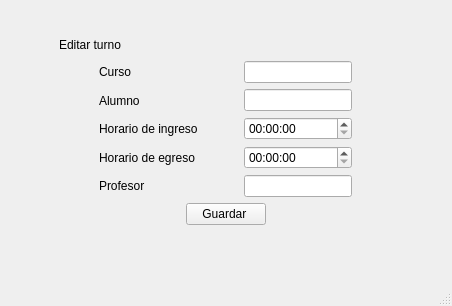
<?xml version="1.0" encoding="UTF-8"?>
<ui version="4.0">
 <class>MainWindow</class>
 <widget class="QMainWindow" name="MainWindow">
  <property name="geometry">
   <rect>
    <x>0</x>
    <y>0</y>
    <width>452</width>
    <height>306</height>
   </rect>
  </property>
  <property name="windowTitle">
   <string>MainWindow</string>
  </property>
  <widget class="QWidget" name="centralwidget">
   <widget class="QWidget" name="gridLayoutWidget">
    <property name="geometry">
     <rect>
      <x>0</x>
      <y>0</y>
      <width>451</width>
      <height>261</height>
     </rect>
    </property>
    <layout class="QGridLayout" name="gridLayout">
     <item row="1" column="2">
      <spacer name="horizontalSpacer_9">
       <property name="orientation">
        <enum>Qt::Horizontal</enum>
       </property>
       <property name="sizeHint" stdset="0">
        <size>
         <width>40</width>
         <height>20</height>
        </size>
       </property>
      </spacer>
     </item>
     <item row="1" column="0">
      <spacer name="horizontalSpacer_10">
       <property name="orientation">
        <enum>Qt::Horizontal</enum>
       </property>
       <property name="sizeHint" stdset="0">
        <size>
         <width>40</width>
         <height>20</height>
        </size>
       </property>
      </spacer>
     </item>
     <item row="1" column="1">
      <widget class="QLabel" name="label_6">
       <property name="styleSheet">
        <string notr="true">*{
    font-family: 'Oswald', sans-serif;
    font-weight: 400;
}

QMenuBar{
    background-color: #293045;
    padding: 0;    
    font-size: 14px;
    color:white;
}

QMenuBar:item{
    padding: 17px;
    border-radius: 10px;

}

QTableWidget{ 
    font-size:11pt;
    font-weight: 400;
}

QMenuBar:item:selected{
    background-color: #768AC5;
    color:black;
    border-radius: 5px;
    margin: 10px;
}

QMenu{
    background-color: #293045;

    color: white;
}

QMenu:item{
    padding: 5px;
    border-radius: 5px;
}

QMenu:item:selected{
    background-color: #768AC5;
    color:white;

}
Qmenu#icon{
   icon:size 40px; 
    
}


QRadioButton:indicator{
    border-style: solid;
    border-color:  #293045;
    border-radius: 6%;
    border-width:  2px;
    background-color: #BABFCE;
}
QRadioButton::indicator:checked{
    background-color: #768AC5;
}

#label{
    font-size: 35px;
}

#usuariosLabel{
    font-size: 14px;
}

#contraseALabel{
    font-size: 14px;
}

#usuariosLineEdit{
    width: 170px;
    height: 20px;
    border-radius: 10px;
}

#passwordLineEdit{
    width: 170px;
    height: 20px;
    border-radius: 10px;
}

#labelprofesores{
    font-size: 26px;
}

QLineEdit{
    border-radius: 5px;
    background-color: #BABFCE;
    
}

#title{
    width: 100px;
    height: 200px;
}



QPushButton{
    border-color:#293045;
    border-style: solid;
    border-width: 1px;
    border-radius: 6px;
    background-color: #293045;
    color:#ffffff;
    padding: 3px 8px;

}
QPushButton:hover{
    background-color:#768AC5;
    color:#293045;
}
QPushButton:pressed {
    background-color: #293045;

}

#pushButton_5{
    padding: 10px;
    background-color: #768AC5;
    border-radius: 15%;
}
#Label_6{
	font-size: 20px;
}</string>
       </property>
       <property name="text">
        <string>Editar turno</string>
       </property>
      </widget>
     </item>
     <item row="3" column="1">
      <layout class="QHBoxLayout" name="horizontalLayout_3">
       <item>
        <spacer name="horizontalSpacer_7">
         <property name="orientation">
          <enum>Qt::Horizontal</enum>
         </property>
         <property name="sizeHint" stdset="0">
          <size>
           <width>40</width>
           <height>20</height>
          </size>
         </property>
        </spacer>
       </item>
       <item>
        <widget class="QPushButton" name="pushButton">
         <property name="text">
          <string>Guardar </string>
         </property>
        </widget>
       </item>
       <item>
        <spacer name="horizontalSpacer_8">
         <property name="orientation">
          <enum>Qt::Horizontal</enum>
         </property>
         <property name="sizeHint" stdset="0">
          <size>
           <width>40</width>
           <height>20</height>
          </size>
         </property>
        </spacer>
       </item>
      </layout>
     </item>
     <item row="4" column="1">
      <spacer name="verticalSpacer_3">
       <property name="orientation">
        <enum>Qt::Vertical</enum>
       </property>
       <property name="sizeHint" stdset="0">
        <size>
         <width>20</width>
         <height>40</height>
        </size>
       </property>
      </spacer>
     </item>
     <item row="2" column="1">
      <layout class="QHBoxLayout" name="horizontalLayout_2">
       <item>
        <spacer name="horizontalSpacer_4">
         <property name="orientation">
          <enum>Qt::Horizontal</enum>
         </property>
         <property name="sizeHint" stdset="0">
          <size>
           <width>40</width>
           <height>20</height>
          </size>
         </property>
        </spacer>
       </item>
       <item>
        <layout class="QVBoxLayout" name="verticalLayout_2">
         <item>
          <widget class="QLabel" name="label_7">
           <property name="text">
            <string>Curso</string>
           </property>
          </widget>
         </item>
         <item>
          <widget class="QLabel" name="label_8">
           <property name="text">
            <string>Alumno</string>
           </property>
          </widget>
         </item>
         <item>
          <widget class="QLabel" name="label_9">
           <property name="text">
            <string>Horario de ingreso</string>
           </property>
          </widget>
         </item>
         <item>
          <widget class="QLabel" name="label">
           <property name="text">
            <string>Horario de egreso</string>
           </property>
          </widget>
         </item>
         <item>
          <widget class="QLabel" name="label_11">
           <property name="text">
            <string>Profesor</string>
           </property>
          </widget>
         </item>
        </layout>
       </item>
       <item>
        <spacer name="horizontalSpacer_5">
         <property name="orientation">
          <enum>Qt::Horizontal</enum>
         </property>
         <property name="sizeHint" stdset="0">
          <size>
           <width>40</width>
           <height>20</height>
          </size>
         </property>
        </spacer>
       </item>
       <item>
        <layout class="QVBoxLayout" name="verticalLayout_4">
         <item>
          <widget class="QLineEdit" name="lineEdit_3"/>
         </item>
         <item>
          <widget class="QLineEdit" name="lineEdit"/>
         </item>
         <item>
          <widget class="QTimeEdit" name="timeEdit_3"/>
         </item>
         <item>
          <widget class="QTimeEdit" name="timeEdit"/>
         </item>
         <item>
          <widget class="QLineEdit" name="lineEdit_4"/>
         </item>
        </layout>
       </item>
       <item>
        <spacer name="horizontalSpacer_6">
         <property name="orientation">
          <enum>Qt::Horizontal</enum>
         </property>
         <property name="sizeHint" stdset="0">
          <size>
           <width>40</width>
           <height>20</height>
          </size>
         </property>
        </spacer>
       </item>
      </layout>
     </item>
     <item row="0" column="1">
      <spacer name="verticalSpacer">
       <property name="orientation">
        <enum>Qt::Vertical</enum>
       </property>
       <property name="sizeHint" stdset="0">
        <size>
         <width>20</width>
         <height>40</height>
        </size>
       </property>
      </spacer>
     </item>
    </layout>
   </widget>
  </widget>
  <widget class="QMenuBar" name="menubar">
   <property name="geometry">
    <rect>
     <x>0</x>
     <y>0</y>
     <width>452</width>
     <height>21</height>
    </rect>
   </property>
  </widget>
  <widget class="QStatusBar" name="statusbar"/>
 </widget>
 <resources/>
 <connections/>
</ui>
